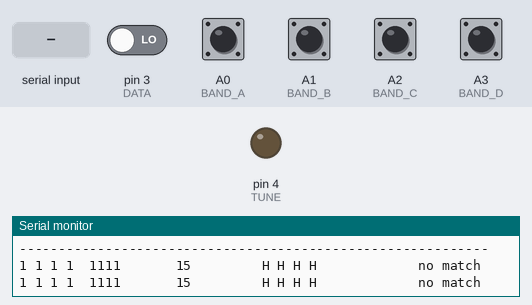
Simulated run of this sketch. Board: Arduino Uno, built with avr-gcc and run on an emulated ATmega328P. Parts: output pins drawn as LEDs (lit = HIGH), the last lines printed to the serial monitor. The inputs (shaded band) are chosen by the test bench; at power-on: A0 (BAND_A), A1 (BAND_B), A2 (BAND_C), A3 (BAND_D) HIGH, pin 3 (DATA) LOW.

Above: at 1.9 s.
2.0 s: "x" received over Serial
At 3.2 s:
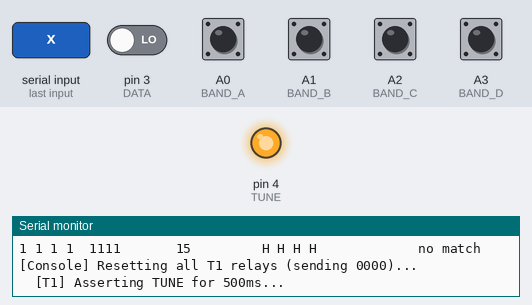
4.8 s: A0 (BAND_A) pulled LOW for 1 s
At 7.5 s:
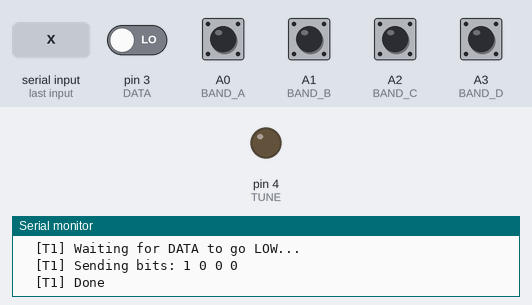
Timing chart, 0 to 9.0 s (numbered marks = the images above; inputs shaded):
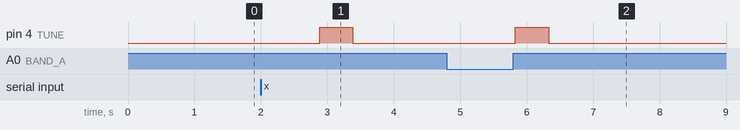

Measured:
- after the input at 2.0 s, pin 4 (TUNE): LOW → HIGH after 0.88 s, → LOW 0.50 s later
- after the input at 4.8 s, pin 4 (TUNE): LOW → HIGH after 1.0 s, → LOW 0.50 s later

The sketch:

ftx_1f_elecraft_t1.ino
```cpp
// (licence header left out)
#include <Adafruit_SleepyDog.h>

// Comment out the following to enable degugging and
// disable power saving (which clashes with the USB interface)
#define debug


struct bandTable {
  const int     band;      // T1 band code (1-11)
  const String  bandText;
  const uint8_t abcd;      // FTX-1F BAND DATA: bit3=A, bit2=B, bit1=C, bit0=D
};
/*                  T1 code, Band,   ABCD (from FTX-1F TUNER/LINEAR band data table) */
struct bandTable bandTableList[] = {
  {12, "2m",   0b1101},  // 144 MHz (debug only)
  {13, "70cm", 0b0011},  // 430 MHz (debug only)  A=H B=H C=L D=L
  { 1, "160m", 0b1000},  // 1.8 MHz  A=H B=L C=L D=L
  { 2, "80m",  0b0100},  // 3.5 MHz  A=L B=H C=L D=L
  { 4, "40m",  0b1100},  // 5/7 MHz  A=L B=L C=H D=H  (FTX-1F shares 5 & 7 MHz)
  { 5, "30m",  0b0010},  // 10 MHz   A=L B=L C=H D=L (observed)
  { 6, "20m",  0b1010},  // 14 MHz   A=H B=L C=H D=L
  { 7, "17m",  0b0110},  // 18 MHz   A=L B=H C=H D=L
  { 8, "15m",  0b1110},  // 21 MHz   A=H B=H C=H D=L
  { 9, "12m",  0b0001},  // 24.5 MHz A=H B=L C=L D=L
  {10, "10m",  0b1001},  // 28 MHz   A=H B=L C=L D=H
  {11, "6m",   0b0101},  // 50 MHz   A=L B=H C=L D=H
  // 70/144/430 MHz omitted - T1 cannot tune these bands
};

// FTX-1F TUNER/LINEAR connector band data pins (active outputs from radio)
// Connect TX D(BAND A), RX D(BAND B), EXTS(DET)(BAND C), TRST(BAND D)
const int BAND_A = A0;
const int BAND_B = A1;
const int BAND_C = A2;
const int BAND_D = A3;

const int TUNE = 4;  // Ring of Elecraft T1 3.5mm jack via 1K and NPN transistor
const int DATA = 3;  // Tip of Elecraft T1 3.5mm jack

// Max wait for DATA line state transitions (ms)
const unsigned long DATA_TIMEOUT_MS = 200;

int prevBand = -1;

/*------------------------------------------------------------------ */
void setup() {
#ifdef debug
  Serial.begin(9600);
  while (!Serial) ; // wait for Arduino Serial Monitor (native USB boards)
  Serial.println("FTX-1F to Elecraft T1 interface");
  Serial.println("Pin assignments:");
  Serial.print("  BAND_A -> "); Serial.println(BAND_A);
  Serial.print("  BAND_B -> "); Serial.println(BAND_B);
  Serial.print("  BAND_C -> "); Serial.println(BAND_C);
  Serial.print("  BAND_D -> "); Serial.println(BAND_D);
  Serial.print("  TUNE   -> "); Serial.println(TUNE);
  Serial.print("  DATA   -> "); Serial.println(DATA);
  Serial.println();
  Serial.println("Band Table:");
  Serial.println("+-------+-----+-------+-------+");
  Serial.println("| abcd  | dec | Band  | T1 ID |");
  Serial.println("+-------+-----+-------+-------+");
  for (int i = 0; i < (int)(sizeof(bandTableList) / sizeof(bandTable)); i++) {
    char binbuf[5];
    for (int b = 3; b >= 0; b--) binbuf[3-b] = ((bandTableList[i].abcd >> b) & 1) ? '1' : '0';
    binbuf[4] = '\0';
    char line[50];
    sprintf(line, "| %s  | %3d | %-5s |  %3d  |", binbuf, bandTableList[i].abcd, bandTableList[i].bandText.c_str(), bandTableList[i].band);
    Serial.println(line);
  }
  Serial.println("+-------+-----+-------+-------+\n");
  // Print observation table header
  Serial.println("A B C D  abcd(bin)  abcd(dec)  A B C D BAND DATA   BAND");
  Serial.println("------------------------------------------------------------");
#endif

  pinMode(BAND_A, INPUT_PULLUP);
  pinMode(BAND_B, INPUT_PULLUP);
  pinMode(BAND_C, INPUT_PULLUP);
  pinMode(BAND_D, INPUT_PULLUP);

  pinMode(TUNE, OUTPUT);
  digitalWrite(TUNE, LOW);

  pinMode(DATA, INPUT);
}

/*------------------------------------------------------------------ */
void loop() {
    int band;

    // Read pin values directly
    int a = digitalRead(BAND_A); // No inversion
    int b = digitalRead(BAND_B);
    int c = digitalRead(BAND_C);
    int d = digitalRead(BAND_D);
    uint8_t abcd = (d << 3) | (c << 2) | (b << 1) | a;

    // Determine band first
    band = determineFTX1FBand();
    static int lastValidBand = -1;
    if (band >= 1 && band <= 11) {
      lastValidBand = band;
    }

    // Handle serial commands
    if (Serial.available()) {
      char cmd = tolower(Serial.read());
      if (cmd == 'h') {
        Serial.println("\n--- CONSOLE COMMANDS ---");
        Serial.println("h - Display this help message");
        Serial.println("p - Print table headers");
        Serial.println("r - Resend current T1 band data");
        Serial.println("x - Reset all T1 relays (send 0000)");
        Serial.println();
      } else if (cmd == 'p') {
        Serial.println("\nA B C D  abcd(bin)  abcd(dec)  A B C D BAND DATA   BAND");
        Serial.println("------------------------------------------------------------\n");
      } else if (cmd == 'r') {
        if (lastValidBand >= 1 && lastValidBand <= 11) {
          Serial.println("[Console] Resending T1 band data...");
          setElecraftBand(lastValidBand);
        } else {
          Serial.println("[Console] No valid band to resend");
        }
      } else if (cmd == 'x') {
        Serial.println("[Console] Resetting all T1 relays (sending 0000)...");
        setElecraftBand(0);
      }
    }

    char binbuf[5];
    for (int b = 3; b >= 0; b--) binbuf[3-b] = ((abcd >> b) & 1) ? '1' : '0';
    binbuf[4] = '\0';

    char bandDataStr[16];
    sprintf(bandDataStr, "%c %c %c %c",
            a ? 'H' : 'L', b ? 'H' : 'L', c ? 'H' : 'L', d ? 'H' : 'L');

    const char* bandName = "no match";
    for (int i = 0; i < (int)(sizeof(bandTableList) / sizeof(bandTable)); i++) {
      if (abcd == bandTableList[i].abcd) {
        bandName = bandTableList[i].bandText.c_str();
        break;
      }
    }

    char line[120];
    sprintf(line, "%d %d %d %d  %-9s  %-9u  %-17s   %s",
            a, b, c, d, binbuf, (unsigned)abcd, bandDataStr, bandName);
    Serial.println(line);

    if ((band != -1) && (band != prevBand)) {
      // Only send to T1 for supported bands (1-11)
      if (band >= 1 && band <= 11) {
        Serial.println("Band change detected -> sending to T1");
        setElecraftBand(band);
      } else {
        Serial.println("Band change detected -> not supported by T1 (debug only)");
      }
      prevBand = band;
    }

    delay(1000); // Use delay for consistent serial output
 }

/*------------------------------------------------------------------ */

int determineFTX1FBand() {

  // Read the 4-bit BAND DATA from the FTX-1F TUNER/LINEAR connector.
  // Double-read with 10ms gap: discard if the pins change between reads
  // (catches transients during band switches on the radio).
  uint8_t a = digitalRead(BAND_A);
  uint8_t b = digitalRead(BAND_B);
  uint8_t c = digitalRead(BAND_C);
  uint8_t d = digitalRead(BAND_D);
  uint8_t abcd = (d << 3) | (c << 2) | (b << 1) | a;

  delay(10);

  uint8_t abcd2 = ((uint8_t)digitalRead(BAND_D) << 3) |
                  ((uint8_t)digitalRead(BAND_C) << 2) |
                  ((uint8_t)digitalRead(BAND_B) << 1) |
                  ((uint8_t)digitalRead(BAND_A) << 0);

  if (abcd != abcd2) {
    return -1;
  }

  for (int i = 0; i < (int)(sizeof(bandTableList) / sizeof(bandTable)); i++) {
    if (abcd == bandTableList[i].abcd) {
      return bandTableList[i].band;
    }
  }
  return -1;
}

/*------------------------------------------------------------------ */
void setElecraftBand(int band) {

#ifdef debug
  Serial.println("  [T1] Asserting TUNE for 500ms...");
#endif

  // Pull the TUNE line LOW (via NPN transistor) for 500ms
  digitalWrite(TUNE, HIGH);
  delay(500);
  digitalWrite(TUNE, LOW);

  // The ATU will pull the DATA line HIGH for ~50ms; wait with timeout
#ifdef debug
  Serial.println("  [T1] Waiting for DATA to go HIGH...");
#endif
  unsigned long deadline = millis() + DATA_TIMEOUT_MS;
  while (digitalRead(DATA) == LOW  && millis() < deadline) {}
#ifdef debug
  if (millis() >= deadline) Serial.println("  [T1] WARNING: timeout waiting for DATA HIGH - T1 may not be responding");
#endif

#ifdef debug
  Serial.println("  [T1] Waiting for DATA to go LOW...");
#endif
  deadline = millis() + DATA_TIMEOUT_MS;
  while (digitalRead(DATA) == HIGH && millis() < deadline) {}
#ifdef debug
  if (millis() >= deadline) Serial.println("  [T1] WARNING: timeout waiting for DATA LOW - T1 handshake incomplete");
#endif

  // Wait 10ms
  delay(10);

  // and then send data on the DATA line
  pinMode(DATA, OUTPUT);

#ifdef debug
  Serial.print("  [T1] Sending bits: ");
  Serial.print((band >> 3) & 1);
  Serial.print(" ");
  Serial.print((band >> 2) & 1);
  Serial.print(" ");
  Serial.print((band >> 1) & 1);
  Serial.print(" ");
  Serial.println((band >> 0) & 1);
#endif

  // 1 bits are HIGH for 4ms
  // 0 bits are HIGH for 1.5ms
  // Gap between bits is 1.5ms LOW
  sendBit(band & 8);
  sendBit(band & 4);
  sendBit(band & 2);
  sendBit(band & 1);

  // Leave the line LOW and switch back to input
  digitalWrite(DATA, LOW);
  pinMode(DATA, INPUT);

#ifdef debug
  Serial.println("  [T1] Done");
#endif
}

/*------------------------------------------------------------------ */
void sendBit(int bit) {

  digitalWrite(DATA, HIGH);
  if (bit != 0) {
    delay(4);
  } else {
    delayMicroseconds(1500);
  }

  digitalWrite(DATA, LOW);
  delayMicroseconds(1500);
}
```
